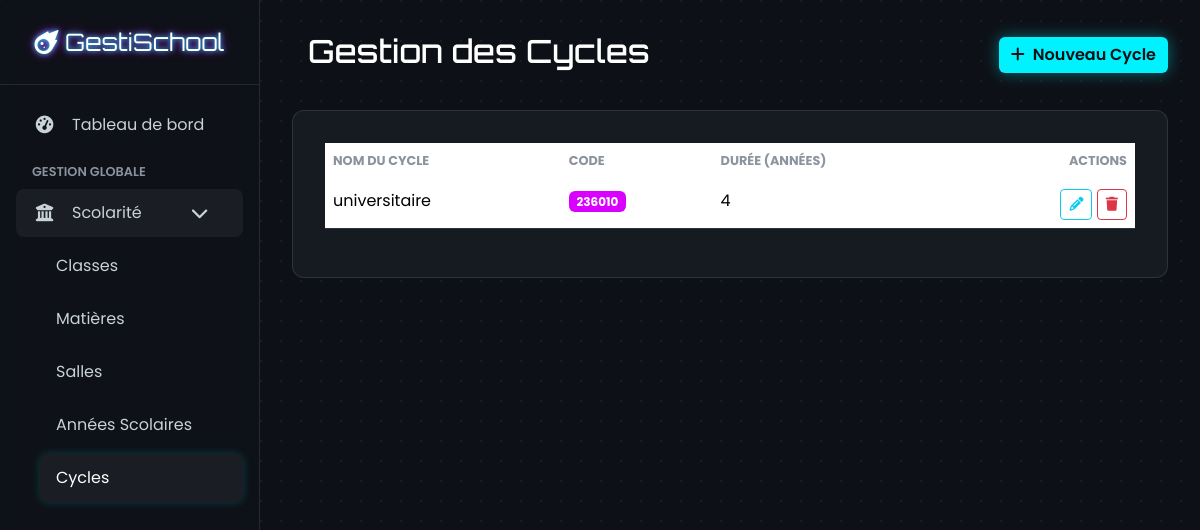
The page /admin/gestion/cycles.php (signed in) on the database its author committed.
### tables this page shows
CREATE TABLE IF NOT EXISTS `cycles` (
  `id` int NOT NULL AUTO_INCREMENT,
  `nom` varchar(100) DEFAULT NULL,
  `code` varchar(20) DEFAULT NULL,
  `duree_annees` int DEFAULT '1',
  PRIMARY KEY (`id`),
  UNIQUE KEY `code` (`code`)
);

### admin/gestion/cycles.php (the view, shortened to what this page needs)
<?php
require_once '../../config/db.php';
$cycles = [];
try {
    $cycles = $pdo->query("SELECT * FROM cycles ORDER BY nom ASC")->fetchAll();
} catch (PDOException $e) {
    if ($e->errorInfo[1] == 1062) {
        $notification = ['type' => 'danger', 'message' => 'Erreur : Le code du cycle doit être unique.'];
    } else {
        $notification = ['type' => 'danger', 'message' => 'Erreur de base de données : ' . $e->getMessage()];
    }
} catch (Exception $e) {
    $notification = ['type' => 'danger', 'message' => $e->getMessage()];
}
?>
<!DOCTYPE html>
<html lang="fr">
<head>
    <link href="https://cdn.jsdelivr.net/npm/bootstrap@5.3.3/dist/css/bootstrap.min.css" rel="stylesheet">
    <link rel="stylesheet" href="https://cdnjs.cloudflare.com/ajax/libs/font-awesome/6.5.2/css/all.min.css">
</head>
<body>
<div class="page-wrapper">
    <aside id="sidebar">
        <div class="sidebar-header"><a href="../dashboard.php" class="logo"><i class="fas fa-meteor"></i> GestiSchool</a></div>
        <nav class="sidebar-nav">
            <ul class="nav flex-column">
                <li class="nav-item"><a class="nav-link" href="../dashboard.php"><i class="fas fa-tachometer-alt"></i> Tableau de bord</a></li>
                <li class="nav-category">Gestion Globale</li>
                <li class="nav-item">
                    <a class="nav-link" data-bs-toggle="collapse" href="#gestionCollapse" role="button" aria-expanded="true">
                        <i class="fas fa-university"></i> Scolarité <i class="fas fa-chevron-right arrow"></i>
                    </a>
                    <div class="collapse show" id="gestionCollapse">
                        <ul class="nav flex-column ps-4">
                            <li><a class="nav-link" href="classes.php">Classes</a></li>
                            <li><a class="nav-link" href="matieres.php">Matières</a></li>
                            <li><a class="nav-link" href="salles.php">Salles</a></li>
                            <li><a class="nav-link" href="annees.php">Années Scolaires</a></li>
                            <li><a class="nav-link active" href="cycles.php">Cycles</a></li>
                        </ul>
                    </div>
                </li>
            </ul>
        </nav>
    </aside>
    <main id="main-content">
        <header class="main-header">
            <div>
                <h1 class="d-inline-block align-middle ms-3">Gestion des Cycles</h1>
            </div>
            <button class="btn btn-glow" data-bs-toggle="modal" data-bs-target="#cycleModal"><i class="fas fa-plus me-2"></i>Nouveau Cycle</button>
        </header>
        <div class="content-card">
            <div class="table-responsive">
                <table class="table table-hover">
                    <thead>
                        <tr>
                            <th>Nom du Cycle</th>
                            <th>Code</th>
                            <th>Durée (années)</th>
                            <th class="text-end">Actions</th>
                        </tr>
                    </thead>
                    <tbody>
                        <?php foreach ($cycles as $cycle): ?>
                            <tr>
                                <td><?= htmlspecialchars($cycle['nom']) ?></td>
                                <td><span class="badge" style="background-color: var(--accent-glow-2);"><?= htmlspecialchars($cycle['code']) ?></span></td>
                                <td><?= htmlspecialchars($cycle['duree_annees']) ?></td>
                                <td class="text-end">
                                    <button class="btn btn-outline-info btn-sm btn-edit"
                                            data-bs-toggle="modal"
                                            data-bs-target="#cycleModal"
                                            data-id="<?= $cycle['id'] ?>"
                                            data-nom="<?= htmlspecialchars($cycle['nom']) ?>"
                                            data-code="<?= htmlspecialchars($cycle['code']) ?>"
                                            data-duree="<?= $cycle['duree_annees'] ?>">
                                        <i class="fas fa-pencil-alt"></i>
                                    </button>
                                    <form action="cycles.php" method="POST" class="d-inline" onsubmit="return confirm('Êtes-vous sûr de vouloir supprimer ce cycle ?\nCette action est irréversible.');">
                                        <button type="submit" class="btn btn-outline-danger btn-sm"><i class="fas fa-trash"></i></button>
                                    </form>
                                </td>
                            </tr>
                        <?php endforeach; ?>
                    </tbody>
                </table>
            </div>
        </div>
    </main>
</div>
</body>
</html>

### admin/gestion/cycles.php (style rules this page uses)
:root { --bg-dark-primary: #0d1117; --bg-dark-secondary: #161b22; --border-color: rgba(255, 255, 255, 0.1); --text-primary: #c9d1d9; --text-secondary: #8b949e; --accent-glow-1: #00f2ff; --accent-glow-2: #da00ff; --font-primary: 'Poppins', sans-serif; --font-display: 'Orbitron', sans-serif; }
body { font-family: var(--font-primary); background-color: var(--bg-dark-primary); color: var(--text-primary); background-image: radial-gradient(circle at 1px 1px, rgba(255, 255, 255, 0.05) 1px, transparent 0); background-size: 20px 20px; }
.page-wrapper { display: flex; min-height: 100vh; }
#sidebar { width: 260px; position: fixed; top: 0; left: 0; height: 100vh; z-index: 1000; background: rgba(16, 19, 26, 0.6); backdrop-filter: blur(10px); border-right: 1px solid var(--border-color); display: flex; flex-direction: column; transition: all 0.3s ease; }
.sidebar-header { padding: 1.5rem; text-align: center; border-bottom: 1px solid var(--border-color); }
.sidebar-header .logo { font-family: var(--font-display); font-size: 1.5rem; color: #fff; text-decoration: none; text-shadow: 0 0 5px var(--accent-glow-1), 0 0 10px var(--accent-glow-2); }
.sidebar-nav { padding: 1rem; flex-grow: 1; overflow-y: auto; }
.nav-category { font-size: 0.8rem; color: var(--text-secondary); text-transform: uppercase; padding: 0.5rem 1rem; font-weight: 600; }
.nav-link { display: flex; align-items: center; padding: 0.75rem 1rem; color: var(--text-primary); text-decoration: none; border-radius: 8px; margin-bottom: 5px; transition: all 0.2s ease; }
.nav-link i { width: 25px; margin-right: 15px; text-align: center; font-size: 1.1rem; }
.nav-link:hover, .nav-link.active { background: rgba(255, 255, 255, 0.05); color: #fff; box-shadow: 0 0 10px rgba(0, 242, 255, 0.2); }
.nav-link .arrow { margin-left: auto; transition: transform 0.3s ease; }
.nav-link[aria-expanded="true"] { background: rgba(255, 255, 255, 0.05); }
.nav-link[aria-expanded="true"] .arrow { transform: rotate(90deg); }
#main-content { margin-left: 260px; width: calc(100% - 260px); padding: 2rem; animation: fadeIn 0.5s ease forwards; }
.main-header { display: flex; justify-content: space-between; align-items: center; margin-bottom: 2rem; }
.main-header h1 { font-family: var(--font-display); color: #fff; font-size: 2rem; }
.content-card { background: var(--bg-dark-secondary); padding: 2rem; border-radius: 12px; border: 1px solid var(--border-color); }
.table { color: var(--text-primary); border-color: var(--border-color); }
.table th { color: var(--text-secondary); text-transform: uppercase; font-size: 0.8rem; border-bottom-width: 2px; }
.btn-glow { background: var(--accent-glow-1); color: var(--bg-dark-primary); border: none; font-weight: 600; text-shadow: none; box-shadow: 0 0 15px rgba(0, 242, 255, 0.4); transition: all 0.3s ease; }

### rows shown on the page
cycles: nom "universitaire", code "236010", duree_annees "4"
